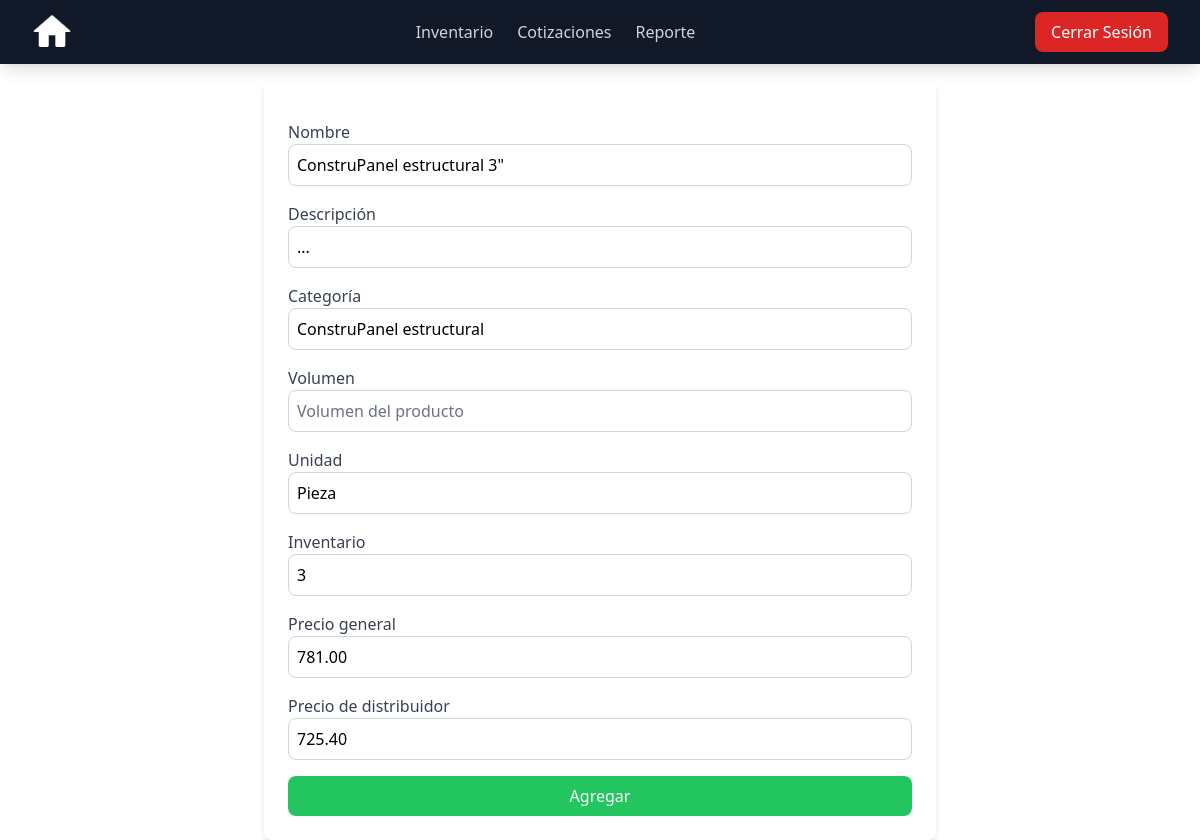
Before: /products/update/5/ with the older database file.
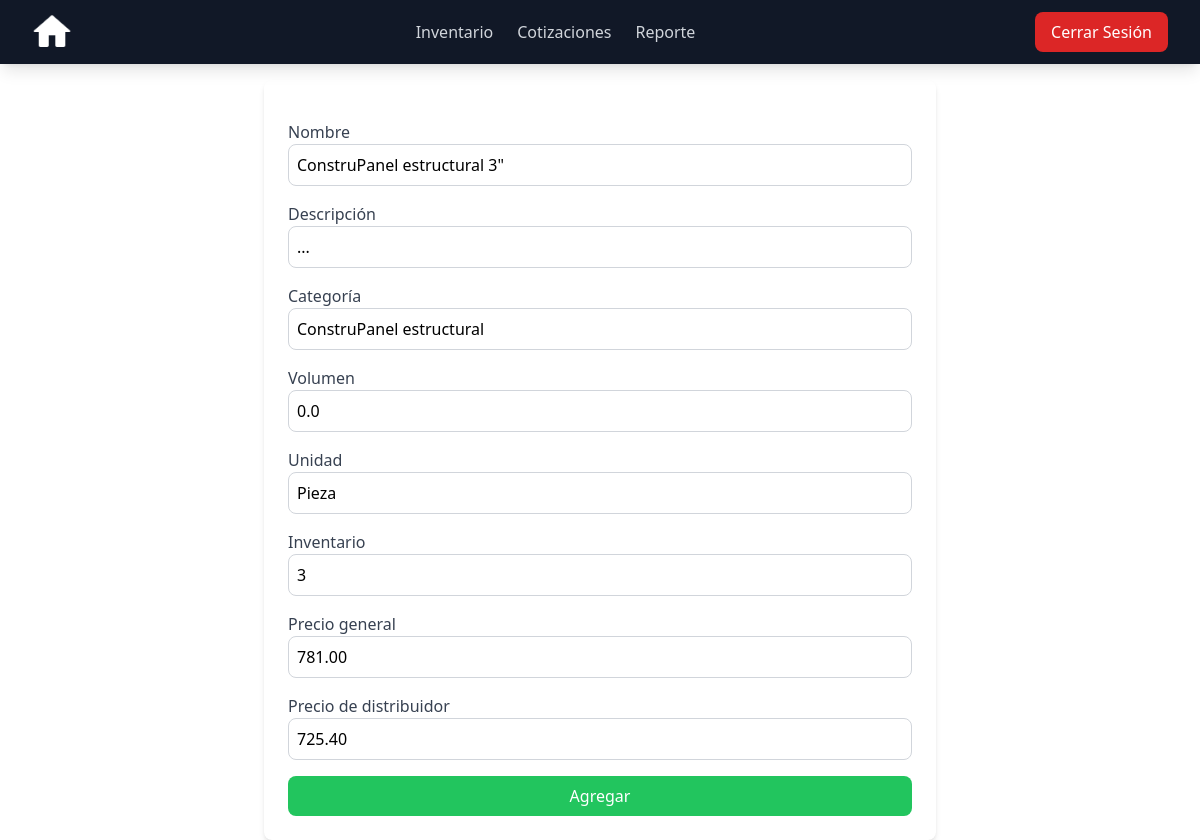
After: the same page with the newer database file.
### products/models.py (models this page shows, shortened)
class Product(models.Model):
    nombre = models.CharField(max_length=50, blank=True, null=False)
    descripcion = models.CharField(max_length=100, blank=True, null=False)
    categoria = models.CharField(max_length=50, blank=True, null=False)
    largo = models.DecimalField(max_digits=5, decimal_places=2, blank=True, null=True, default=0)
    ancho = models.DecimalField(max_digits=5, decimal_places=2, blank=True, null=True, default=0)
    alto = models.DecimalField(max_digits=5, decimal_places=2, blank=True, null=True, default=0)
    volumen = models.FloatField(blank=True, null=True)
    volumen_total = models.FloatField(blank=True, null=True, default=None)
    unidad = models.CharField(max_length=50, blank=True, null=False)
    inventario = models.IntegerField(blank=True, null=True)
    precio_general = models.DecimalField(max_digits=10, decimal_places=2, blank=True, null=False)
    precio_distribuidor = models.DecimalField(max_digits=10, decimal_places=2, blank=True, null=True)
    otro = BooleanField(default=False)
    imagen = models.ImageField(upload_to='images_products/', blank=True, null=True)
    thumbnail = models.ImageField(upload_to='thumbs', blank=True, null=True, editable=False)

### products/views.py (the view, shortened to what this page needs)
# urls.py: path("update/<int:product_id>/", update_product , name="update_product"),
def update_product(request, product_id):
    product = Product.objects.get(id=product_id)
    context = {"product": product}
    return render(request, 'products/form.html', context)

### templates/products/form.html (shortened to what this page needs)
{% include 'nav_bar.html' %}
<div class="max-w-2xl mx-auto p-6 bg-white shadow-md rounded-lg mt-20">
    <form method="POST" class="space-y-4">
        <div>
            <label class="block text-gray-700 font-medium">Nombre</label>
            <input type="text" name="nombre" placeholder="Nombre producto" value="{{ product.nombre }}"
                   class="w-full p-2 border border-gray-300 rounded-lg focus:ring focus:ring-blue-300">
        </div>
        <div>
            <label class="block text-gray-700 font-medium">Descripción</label>
            <input type="text" name="descripcion" placeholder="Descripción producto" value="{{ product.descripcion }}"
                   class="w-full p-2 border border-gray-300 rounded-lg focus:ring focus:ring-blue-300">
        </div>
        <div>
            <label class="block text-gray-700 font-medium">Categoría</label>
            <input type="text" name="categoria" placeholder="Categoría" value="{{ product.categoria }}"
                   class="w-full p-2 border border-gray-300 rounded-lg focus:ring focus:ring-blue-300">
        </div>
        <div>
            <label class="block text-gray-700 font-medium">Volumen</label>
            <input type="number" step="any" name="volumen" placeholder="Volumen del producto" value="{{ product.volumen }}"
                   class="w-full p-2 border border-gray-300 rounded-lg focus:ring focus:ring-blue-300">
        </div>
        <div>
            <label class="block text-gray-700 font-medium">Unidad</label>
            <input type="text" name="unidad" placeholder="Unidad del producto" value="{{ product.unidad }}"
                   class="w-full p-2 border border-gray-300 rounded-lg focus:ring focus:ring-blue-300">
        </div>
        <div>
            <label class="block text-gray-700 font-medium">Inventario</label>
            <input type="number" name="inventario" placeholder="No de piezas del producto" value="{{ product.inventario }}"
                   class="w-full p-2 border border-gray-300 rounded-lg focus:ring focus:ring-blue-300">
        </div>
        <div>
            <label class="block text-gray-700 font-medium">Precio general</label>
            <input type="number" step="any" name="precio_general" placeholder="Precio al público del producto" value="{{ product.precio_general }}"
                   class="w-full p-2 border border-gray-300 rounded-lg focus:ring focus:ring-blue-300">
        </div>
        <div>
            <label class="block text-gray-700 font-medium">Precio de distribuidor</label>
            <input type="number" step="any" name="precio_distribuidor" placeholder="Precio al distribuidor del producto" value="{{ product.precio_distribuidor }}"
                   class="w-full p-2 border border-gray-300 rounded-lg focus:ring focus:ring-blue-300">
        </div>
        <button type="submit" class="w-full bg-green-500 text-white py-2 px-4 rounded-lg hover:bg-green-600 transition">Agregar</button>
    </form>
</div>

Changed rows visible on the page:
changed Product "ConstruPanel estructural 3\"": volumen (not shown) → "0.0"
